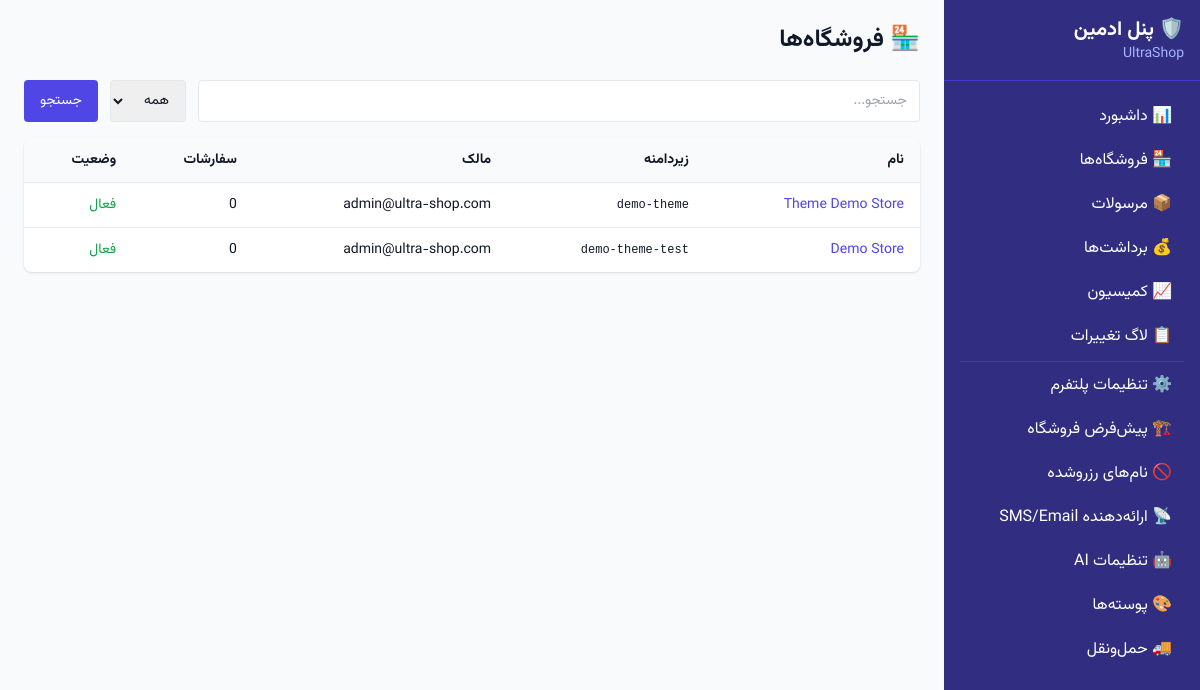
The app's page /platform/stores/ (signed in), older data.
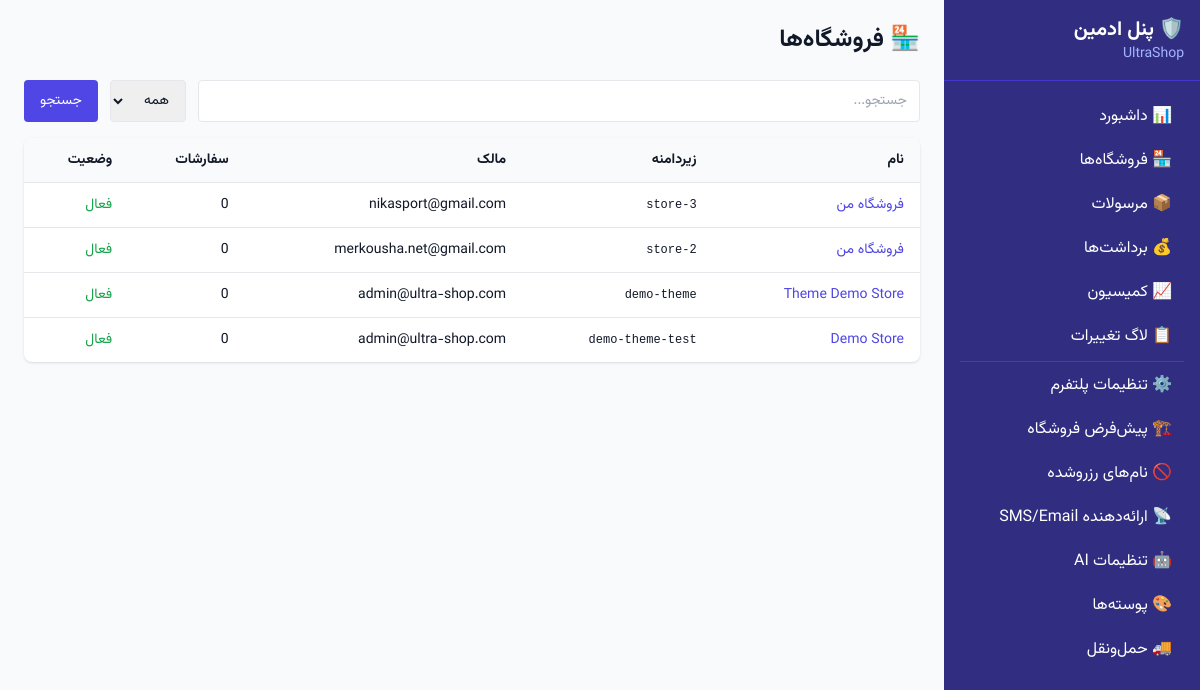
The same page, newer data.
### core/models.py (models this page shows, shortened)
class PlatformSettings(models.Model):
    name = models.CharField(max_length=200, default="UltraShop")
    support_email = models.EmailField(default="support@ultra-shop.com")
    terms_url = models.URLField(blank=True, default="")
    privacy_url = models.URLField(blank=True, default="")
    logo = models.ImageField(upload_to="platform/", blank=True, null=True)
    favicon = models.ImageField(upload_to="platform/", blank=True, null=True)
    default_timezone = models.CharField(max_length=50, default="Asia/Tehran")
    default_currency = models.CharField(max_length=10, default="IRR")
    default_guest_checkout = models.BooleanField(default=True)
    reserved_usernames = models.JSONField(
        default=list,
        blank=True,
        help_text="JSON array of reserved subdomain names",
    )
    sms_provider = models.CharField(max_length=50, blank=True, default="")
    sms_api_key_encrypted = models.TextField(blank=True, default="")
    sms_sender = models.CharField(max_length=30, blank=True, default="")
    email_host = models.CharField(max_length=200, blank=True, default="")
    email_port = models.PositiveIntegerField(default=587)
    email_username = models.CharField(max_length=200, blank=True, default="")
    email_password_encrypted = models.TextField(blank=True, default="")
    email_use_tls = models.BooleanField(default=True)
    email_from = models.EmailField(blank=True, default="")
    shipping_enabled = models.BooleanField(default=True)
    openai_api_key_encrypted = models.TextField(blank=True, default="")
    anthropic_api_key_encrypted = models.TextField(blank=True, default="")
    vision_model = models.CharField(max_length=80, default="gpt-4o")
    text_model = models.CharField(max_length=80, default="gpt-4o-mini")
    image_gen_model = models.CharField(max_length=80, default="flux")
    ai_enabled = models.BooleanField(default=False)
    rate_limit_per_store_daily = models.PositiveIntegerField(default=50)
    class Meta:
        db_table = "platform_settings"
        verbose_name_plural = "Platform Settings"
    @classmethod
    def load(cls):
        obj, _ = cls.objects.get_or_create(pk=1)
        return obj

class Store(models.Model):
    owner = models.ForeignKey(User, on_delete=models.CASCADE, related_name="stores")
    name = models.CharField(max_length=200)
    username = models.SlugField(max_length=60, unique=True, help_text="Subdomain: username.ultra-shop.com")
    tagline = models.CharField(max_length=300, blank=True, default="", help_text="Short slogan (SO-07)")
    description = models.TextField(blank=True, default="")
    logo = models.ImageField(upload_to="stores/logos/", blank=True, null=True)
    favicon = models.ImageField(upload_to="stores/favicons/", blank=True, null=True)
    primary_color = models.CharField(max_length=7, default="#6366f1")
    theme_preset = models.CharField(max_length=30, default="minimal")
    phone = models.CharField(max_length=20, blank=True, default="")
    support_email = models.EmailField(blank=True, default="")
    timezone = models.CharField(max_length=50, default="Asia/Tehran")
    currency = models.CharField(max_length=10, default="IRR")
    allow_guest_checkout = models.BooleanField(default=True)
    is_active = models.BooleanField(default=True)
    created_at = models.DateTimeField(auto_now_add=True)
    updated_at = models.DateTimeField(auto_now=True)
    class Meta:
        db_table = "stores"

class User(AbstractUser):
    email = models.EmailField(unique=True)
    USERNAME_FIELD = "email"
    REQUIRED_FIELDS = ["username"]
    class Meta:
        db_table = "users"

### platform_admin/views.py (the view)
# urls.py: path("stores/", views.StoreListView.as_view(), name="store-list"),
class StoreListView(PlatformAdminMixin, ListView):
    template_name = "platform_admin/store_list.html"
    context_object_name = "stores"
    paginate_by = 25
    def get_queryset(self):
        qs = Store.objects.annotate(
            order_count=Count("orders"),
        ).all()
        q = self.request.GET.get("q")
        if q:
            qs = qs.filter(Q(name__icontains=q) | Q(username__icontains=q))
        status = self.request.GET.get("status")
        if status == "active":
            qs = qs.filter(is_active=True)
        elif status == "suspended":
            qs = qs.filter(is_active=False)
        return qs.order_by("-created_at")

### core/context_processors.py (called while the page is built)
def platform_settings(request):
    try:
        ps = PlatformSettings.load()
    except Exception:
        ps = None
    return {"platform_settings": ps}

### platform_admin/views.py (called while the page is built)
    def test_func(self):
        return self.request.user.groups.filter(name="PlatformAdmin").exists() or self.request.user.is_superuser

### templates/platform_admin/store_list.html (shortened to what this page needs)
{% extends "platform_admin/base.html" %}
{% block content %}
<h2 class="text-2xl font-bold mb-6">🏪 فروشگاه‌ها</h2>
<form method="get" class="flex gap-3 mb-4">
    <input type="text" name="q" value="{{ request.GET.q }}" placeholder="جستجو..." class="border rounded px-3 py-2 text-sm flex-1">
    <select name="status" class="border rounded px-3 py-2 text-sm">
        <option value="">همه</option>
    </select>
    <button type="submit" class="bg-indigo-600 text-white px-4 py-2 rounded text-sm">جستجو</button>
</form>
<div class="bg-white rounded-lg shadow overflow-x-auto">
    <table class="w-full text-sm">
        <thead class="bg-gray-50"><tr>
            <th class="px-4 py-3 text-right">نام</th>
            <th class="px-4 py-3 text-right">زیردامنه</th>
            <th class="px-4 py-3 text-right">مالک</th>
            <th class="px-4 py-3 text-right">سفارشات</th>
            <th class="px-4 py-3 text-right">وضعیت</th>
        </tr></thead>
        <tbody>
        {% for store in stores %}
        <tr class="border-t hover:bg-gray-50">
            <td class="px-4 py-3"><a href="{% url 'platform_admin:store-detail' store.pk %}" class="text-indigo-600 hover:underline">{{ store.name }}</a></td>
            <td class="px-4 py-3 font-mono text-xs">{{ store.username }}</td>
            <td class="px-4 py-3">{{ store.owner.email }}</td>
            <td class="px-4 py-3">{{ store.order_count }}</td>
            <td class="px-4 py-3">
                {% if store.is_active %}<span class="text-green-600">فعال</span>{% else %}<span class="text-red-600">معلق</span>{% endif %}
            </td>
        </tr>
        {% empty %}
        <tr><td colspan="5" class="px-4 py-8 text-center text-gray-500">فروشگاهی یافت نشد.</td></tr>
        {% endfor %}
        </tbody>
    </table>
</div>
{% endblock %}

### templates/platform_admin/base.html (shortened to what this page needs)
{% extends "base.html" %}
{% block body %}
<div class="flex min-h-screen">
    <aside class="w-64 bg-indigo-900 text-white flex-shrink-0">
        <div class="p-4 border-b border-indigo-700">
            <h1 class="text-xl font-bold">🛡️ پنل ادمین</h1>
            <p class="text-indigo-300 text-sm">{{ platform_settings.name|default:"UltraShop" }}</p>
        </div>
        <nav class="p-4 space-y-1">
            <a href="{% url 'platform_admin:dashboard' %}" class="block px-3 py-2 rounded hover:bg-indigo-800">📊 داشبورد</a>
            <a href="{% url 'platform_admin:store-list' %}" class="block px-3 py-2 rounded hover:bg-indigo-800">🏪 فروشگاه‌ها</a>
            <a href="{% url 'platform_admin:shipment-list' %}" class="block px-3 py-2 rounded hover:bg-indigo-800">📦 مرسولات</a>
            <a href="{% url 'platform_admin:payout-list' %}" class="block px-3 py-2 rounded hover:bg-indigo-800">💰 برداشت‌ها</a>
            <a href="{% url 'platform_admin:commission-report' %}" class="block px-3 py-2 rounded hover:bg-indigo-800">📈 کمیسیون</a>
            <a href="{% url 'platform_admin:audit-log' %}" class="block px-3 py-2 rounded hover:bg-indigo-800">📋 لاگ تغییرات</a>
            <hr class="border-indigo-700 my-2">
            <a href="{% url 'platform_admin:settings' %}" class="block px-3 py-2 rounded hover:bg-indigo-800">⚙️ تنظیمات پلتفرم</a>
            <a href="{% url 'platform_admin:default-settings' %}" class="block px-3 py-2 rounded hover:bg-indigo-800">🏗️ پیش‌فرض‌ فروشگاه</a>
            <a href="{% url 'platform_admin:reserved-usernames' %}" class="block px-3 py-2 rounded hover:bg-indigo-800">🚫 نام‌های رزروشده</a>
            <a href="{% url 'platform_admin:provider-config' %}" class="block px-3 py-2 rounded hover:bg-indigo-800">📡 ارائه‌دهنده SMS/Email</a>
            <a href="{% url 'platform_admin:ai-settings' %}" class="block px-3 py-2 rounded hover:bg-indigo-800">🤖 تنظیمات AI</a>
            <a href="{% url 'platform_admin:theme-preset-list' %}" class="block px-3 py-2 rounded hover:bg-indigo-800">🎨 پوسته‌ها</a>
            <a href="{% url 'platform_admin:carrier-list' %}" class="block px-3 py-2 rounded hover:bg-indigo-800">🚚 حمل‌ونقل</a>
        </nav>
    </aside>
    <main class="flex-1 p-6">
        {% block content %}{% endblock %}
    </main>
</div>
{% endblock %}

### templates/base.html (shortened to what this page needs)
{% load static %}<!DOCTYPE html>
<html lang="fa" dir="rtl">
<head>
    <link rel="stylesheet" href="{% static 'css/vazirmatn.css' %}">
    <script src="{% static 'js/tailwind.js' %}"></script>
</head>
<body class="bg-gray-50 text-gray-900 min-h-screen">
    {% block body %}{% endblock %}
</body>
</html>

### templates/base.html (style rules this page uses)
body { font-family: 'Vazirmatn', Tahoma, sans-serif; }
[dir="rtl"] { direction: rtl; text-align: right; }

Row changes from the older to the newer data that the page shows:
added Store: name "فروشگاه من", username "store-3", owner.email "nikasport@gmail.com", order_count "0", is_active "فعال"
added Store: name "فروشگاه من", username "store-2", owner.email "merkousha.net@gmail.com", order_count "0", is_active "فعال"
